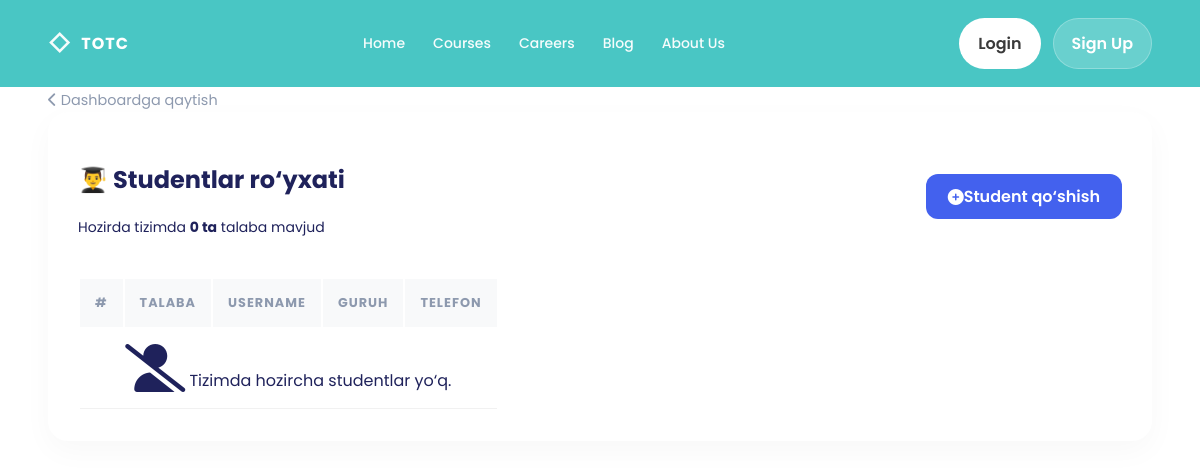
The app's page /students/ (signed in), older data.
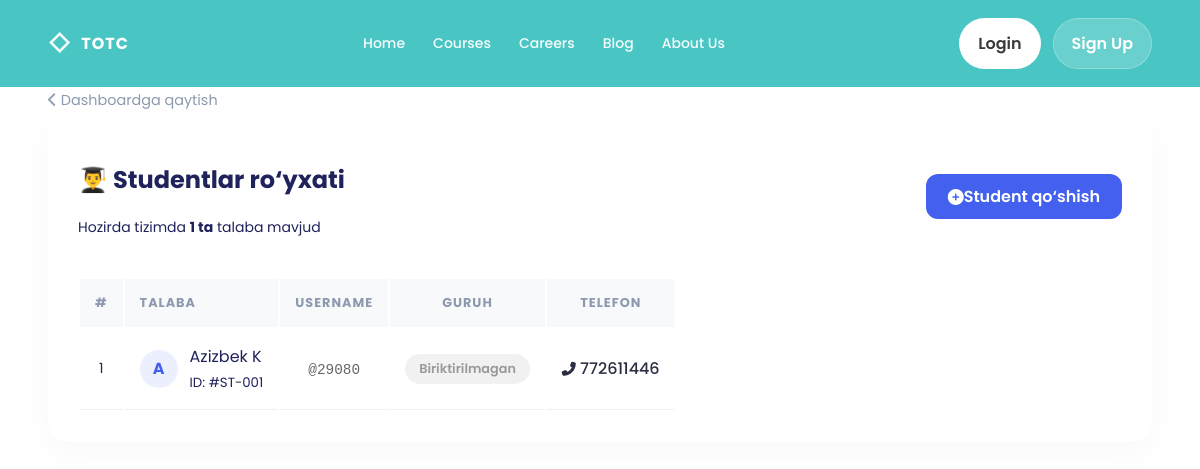
The same page, newer data.
### students/models.py (models this page shows, shortened)
class Student(models.Model):
    user = models.OneToOneField(User, on_delete=models.CASCADE)
    phone = models.CharField(max_length=20)
    address = models.CharField(max_length=250)
    active = models.BooleanField(default=True)
    created_at = models.DateTimeField(auto_now_add=True)
    updated_at = models.DateTimeField(auto_now=True)
    class Meta:
        ordering = ('user__username',)
        verbose_name = 'Student'
        verbose_name_plural = 'Students'

### accounts/models.py (models this page shows, shortened)
class User(AbstractUser):
    ROLE = (
        ('admin', 'Admin'),
        ('teacher', 'Teacher'),
        ('student', 'Student'),
    )
    role = models.CharField(max_length=10, choices=ROLE)
    avatar = models.ImageField(upload_to='avatar/', default='')
    created_at = models.DateTimeField(auto_now_add=True)
    updated_at = models.DateTimeField(auto_now=True)
    class Meta:
        ordering = ['-id']
        verbose_name = 'User'
        verbose_name_plural = 'Users'

### students/views.py (the view)
# urls.py: path('', StudentListView.as_view(), name='list'),
class StudentListView(LoginRequiredMixin, View):
  def get( self, request ):
    students = Student.objects.all()
    return render(request, 'students/list.html', {
      'students': students
      }
                  )

### templates/students/list.html (shortened to what this page needs)
{% extends "base.html" %}
{% block content %}
    <link rel="stylesheet" href="https://cdnjs.cloudflare.com/ajax/libs/font-awesome/6.4.0/css/all.min.css">
    <div class="container py-4">
        <a href="/" class="back-nav d-inline-block mb-3">
            <i class="fas fa-chevron-left me-1"></i> Dashboardga qaytish
        </a>
        <div class="page-card">
            <div class="top-bar">
                <div>
                    <h2 class="fw-bold mb-1">👨‍🎓 Studentlar ro‘yxati</h2>
                    <p class="text-muted small mb-0">Hozirda tizimda <strong>{{ students|length }} ta</strong> talaba
                        mavjud</p>
                </div>
                <a href="/students/create/" class="add-student-btn">
                    <i class="fas fa-plus-circle me-2"></i> Student qo‘shish
                </a>
            </div>
            <div class="table-responsive">
                <table class="table student-table mb-0">
                    <thead>
                    <tr>
                        <th>#</th>
                        <th style="text-align: left;">Talaba</th>
                        <th>Username</th>
                        <th>Guruh</th>
                        <th>Telefon</th>
                    </tr>
                    </thead>
                    <tbody>
                    {% for student in students %}
                        <tr>
                            <td class="text-muted small">{{ forloop.counter }}</td>
                            <td>
                                <div class="student-info">
                                    <div class="avatar-placeholder">
                                        {{ student.user.first_name|slice:":1" }}
                                    </div>
                                    <div>
                                        <div class="fw-bold text-dark">{{ student.user.first_name }} {{ student.user.last_name }}</div>
                                        <small class="text-muted">ID: #ST-00{{ student.id }}</small>
                                    </div>
                                </div>
                            </td>
                            <td>
                                <span class="username-tag">@{{ student.user.username }}</span>
                            </td>
                            <td>
                                {% if student.group %}
                                    <span class="group-badge text-uppercase">
                                    <i class="fas fa-layer-group me-1 small"></i> {{ student.group.name }}
                                </span>
                                {% else %}
                                    <span class="group-badge no-group">Biriktirilmagan</span>
                                {% endif %}
                            </td>
                            <td>
                                {% if student.phone %}
                                    <a href="tel:{{ student.phone }}" class="phone-link">
                                        <i class="fas fa-phone-alt me-1 small text-muted"></i> {{ student.phone }}
                                    </a>
                                {% else %}
                                    <span class="text-muted small">—</span>
                                {% endif %}
                            </td>
                        </tr>
                    {% empty %}
                        <tr>
                            <td colspan="5" class="text-center py-5 text-muted">
                                <i class="fas fa-user-slash fa-3x mb-3 d-block"></i>
                                Tizimda hozircha studentlar yo‘q.
                            </td>
                        </tr>
                    {% endfor %}
                    </tbody>
                </table>
            </div>
        </div>
    </div>
{% endblock %}

Row changes from the older to the newer data that the page shows:
added Student: user.first_name "A", user.first_name "Azizbek", user.last_name "K", id "1", user.username "29080", phone "772611446"
Text that changed along with them:
{{ students|length }}: "0" → "1"
text no longer shown: "Tizimda hozircha studentlar yo‘q."
